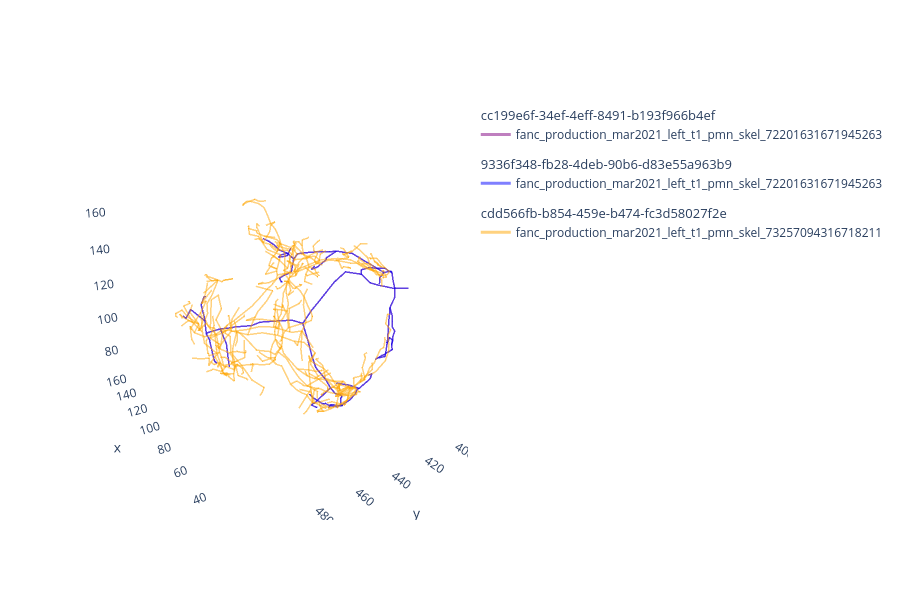

Notebook cell for this chart:
### Code cell
# Select a query and its top match
query_id = scores.index[0]
best_match_id = top_5.loc[query_id, 'rank_1_id']
next_best_match_id = top_5.loc[query_id, 'rank_2_id']
print("Best Match:",best_match_id)
print("2nd Best Match:",next_best_match_id)

# Get the actual neuron objects
t_neuron = target_neurons.idx[best_match_id]
t_neuron_2 = target_neurons.idx[next_best_match_id]

# Visualize them using navis (Plotly backend)
import navis

navis.plot3d([query_neuron,t_neuron,t_neuron_2], color=["purple",'blue','orange'], alpha=.5)

# plt.show()

### Figure 1 — Plotly figure (JSON) as saved in the notebook; plotly's stock layout.template omitted (floating-point values rounded to 4 significant figures; data arrays with more than 128 entries replaced by an {"elided": "..."} marker saying what was removed)
{"data": [{"hoverinfo": "none", "hovertext": " ", "legendgroup": "cc199e6f-34ef-4eff-8491-b193f966b4ef", "legendgrouptitle": {"text": "cc199e6f-34ef-4eff-8491-b193f966b4ef"}, "line": {"color": "rgb(128,0,128)", "dash": "solid", "width": 3}, "mode": "lines", "name": "fanc_production_mar2021_left_t1_pmn_skel_72201631671945263", "opacity": 0.5, "showlegend": true, "type": "scatter3d", "x": {"elided": "187 float values"}, "y": {"elided": "187 float values"}, "z": {"elided": "187 float values"}}, {"hoverinfo": "none", "hovertext": " ", "legendgroup": "9336f348-fb28-4deb-90b6-d83e55a963b9", "legendgrouptitle": {"text": "9336f348-fb28-4deb-90b6-d83e55a963b9"}, "line": {"color": "rgb(0,0,255)", "dash": "solid", "width": 3}, "mode": "lines", "name": "fanc_production_mar2021_left_t1_pmn_skel_72201631671945263", "opacity": 0.5, "showlegend": true, "type": "scatter3d", "x": {"elided": "187 float values"}, "y": {"elided": "187 float values"}, "z": {"elided": "187 float values"}}, {"hoverinfo": "none", "hovertext": " ", "legendgroup": "cdd566fb-b854-459e-b474-fc3d58027f2e", "legendgrouptitle": {"text": "cdd566fb-b854-459e-b474-fc3d58027f2e"}, "line": {"color": "rgb(255,165,0)", "dash": "solid", "width": 3}, "mode": "lines", "name": "fanc_production_mar2021_left_t1_pmn_skel_73257094316718211", "opacity": 0.5, "showlegend": true, "type": "scatter3d", "x": {"elided": "1106 float values"}, "y": {"elided": "1106 float values"}, "z": {"elided": "1106 float values"}}], "layout": {"autosize": true, "height": 600, "legend": {"bgcolor": "rgba(0,0,0,0)", "orientation": "v"}, "paper_bgcolor": "rgba(0,0,0,0)", "plot_bgcolor": "rgba(0,0,0,0)", "scene": {"aspectmode": "data", "aspectratio": {"x": 1, "y": 1, "z": 1}, "camera": {"eye": {"x": -1.743, "y": 1.071, "z": 0.71}, "up": {"x": 0, "y": 0, "z": 1}}, "xaxis": {"backgroundcolor": "rgb(240, 240, 240)", "gridcolor": "rgb(255, 255, 255)", "showbackground": false, "showgrid": false, "showline": false, "zerolinecolor": "rgb(255, 255, 255)"}, "yaxis": {"backgroundcolor": "rgb(240, 240, 240)", "gridcolor": "rgb(255, 255, 255)", "showbackground": false, "showgrid": false, "showline": false, "zerolinecolor": "rgb(255, 255, 255)"}, "zaxis": {"backgroundcolor": "rgb(240, 240, 240)", "gridcolor": "rgb(255, 255, 255)", "showbackground": false, "showgrid": false, "showline": false, "zerolinecolor": "rgb(255, 255, 255)"}}, "showlegend": true}}
